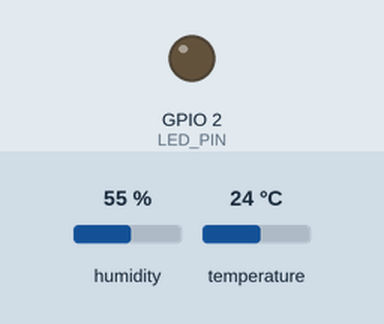
The sketch below on a simulated ESP32. Parts: output pins drawn as LEDs (lit = HIGH). The inputs (shaded band) are chosen by the test bench; at power-on: humidity 55 %, temperature 24 °C. WiFi joins after 1.5 s; servers stay silent unless stated; uploads are accepted with an empty reply; the local clock reads 2024-03-15 10:24:30 at power-on unless the sketch sets it; what the sketch prints to the serial monitor is not drawn.

Above: at 3.2 s.
At 33.8 s:
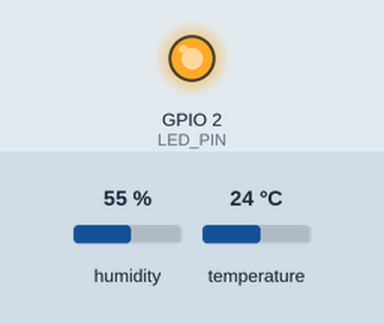
Timing chart, 0 to 82.4 s (numbered marks = the images above):
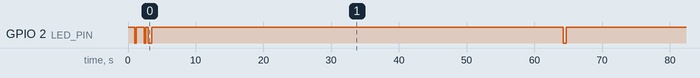

The sketch:

ESP32_DHT_Sensor_Project_Public_Copy.ino
```cpp
#include <WiFi.h>
#include <HTTPClient.h>
#include <time.h>
#include <DHT.h>

// ---------- SENSOR ----------
#define DHTPIN 4
#define DHTTYPE DHT22

DHT dht(DHTPIN, DHTTYPE);

// ---------- LED ----------
#define LED_PIN 2

const char* householdID = "house02";
const char* deviceID = "garage";

// ---------- WIFI ----------
const char* ssid = "INSERT_WIFI_HERE";
const char* password = "WIFI_PASSWORD_HERE";

// ---------- API ENDPOINT ----------
const char* serverURL = "ENDPOINT_HERE";


// ---------- LED BLINK FUNCTION ----------
void blinkLED(int times, int delayMs) {
  for (int i = 0; i < times; i++) {
    digitalWrite(LED_PIN, LOW);
    delay(delayMs);
    digitalWrite(LED_PIN, HIGH);
    delay(delayMs);
  }
}


// ---------- WIFI ----------
void connectWiFi() {
  WiFi.begin(ssid, password);

  while (WiFi.status() != WL_CONNECTED) {
    delay(1000);
    Serial.println("Connecting to WiFi...");
    blinkLED(1, 200);  // quick blink while connecting
  }

  Serial.println("WiFi connected");
}


// ---------- FUNCTIONS ----------
float readTemperatureF() {
  for (int i = 0; i < 3; i++) {
    float t = dht.readTemperature(true);
    if (!isnan(t) && t > -40 && t < 185) {
      return t;
    }
    delay(500);
  }
  return NAN;
}

float readHumidity() {
  for (int i = 0; i < 3; i++) {
    float h = dht.readHumidity();
    if (!isnan(h) && h >= 0 && h <= 100) {
      return h;
    }
    delay(500);
  }
  return NAN;
}

void setupTime() {
  configTime(0, 0, "pool.ntp.org");

  while (time(nullptr) < 100000) {
    delay(500);
    Serial.print(".");
  }

  Serial.println("\nTime synced");
}


// ---------- SETUP ----------
void setup() {

  Serial.begin(115200);

  pinMode(LED_PIN, OUTPUT);
  digitalWrite(LED_PIN, HIGH);

  connectWiFi();
  setupTime();

  dht.begin();
}


// ---------- LOOP ----------
void loop() {

  if (WiFi.status() != WL_CONNECTED) {
    connectWiFi();
  }

  float humidity = readHumidity();
  float tempF = readTemperatureF();

  if (isnan(humidity) || isnan(tempF)) {
    Serial.println("Sensor read failed");
    blinkLED(3, 100);  //3 fast blinks = sensor issue
    delay(2000);
    return;
  }

  // ---------- BUILD JSON ----------
  String payload = "{";
  payload += "\"device_id\":\"" + String(deviceID) + "\"";
  payload += ",\"temperature_c\":" + String(tempF);
  payload += ",\"humidity_pct\":" + String(humidity);
  payload += ",\"timestamp\":" + String(time(nullptr));
  payload += "}";

  Serial.println("Payload:");
  Serial.println(payload);

  // ---------- SEND HTTP POST ----------
  HTTPClient http;

  http.begin(serverURL);
  http.addHeader("Content-Type", "application/json");

  int httpResponseCode = http.POST(payload);

  Serial.print("HTTP Response code: ");
  Serial.println(httpResponseCode);

  String response = http.getString();
  Serial.println(response);

  http.end();

  // ---------- LED STATUS ----------
  if (httpResponseCode >= 200 && httpResponseCode <= 300) {
    blinkLED(1, 500);   //success → slow blink
  } else {
    blinkLED(2, 100);   //error → fast double blink
  }

  delay(60000);
}
```

Measured:
- by itself, GPIO 2 (LED_PIN): HIGH → LOW at 1.0 s, → HIGH 0.20 s later, → LOW 1.2 s later, → HIGH 0.20 s later, … (10 changes in this stretch)
